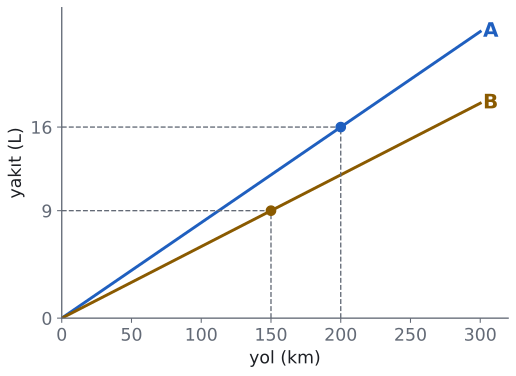

The script that drew this image:
import sys; sys.path.insert(0, "tools")
from cizim import *

# Alıştırma Soru 11: A aracı 200 km'de 16 L, B aracı 150 km'de 9 L yakıt harcıyor (doğru orantı).
fig, ax = sekil(6, 4.2)
for s in ("top", "right"): ax.spines[s].set_visible(False)
ax.set_xlim(0, 320); ax.set_ylim(0, 26)
xs = np.array([0, 300])
ax.plot(xs, 0.08 * xs, color=MAVI); ax.plot(xs, 0.06 * xs, color=SARI)
ax.text(302, 24, "A", color=MAVI, fontsize=15, fontweight="bold", va="center")
ax.text(302, 18, "B", color=SARI, fontsize=15, fontweight="bold", va="center")
for x, y, r in ((200, 16, MAVI), (150, 9, SARI)):
    ax.plot([x, x], [0, y], "--", color=SOLUK, lw=1); ax.plot([0, x], [y, y], "--", color=SOLUK, lw=1)
    nokta(ax, x, y, renk=r)
ax.set_xticks([0, 50, 100, 150, 200, 250, 300]); ax.set_yticks([0, 9, 16])
ax.set_yticklabels(["0", "9", "16"])
ax.set_xlabel("yol (km)"); ax.set_ylabel("yakıt (L)")
kaydet(fig, __file__)
